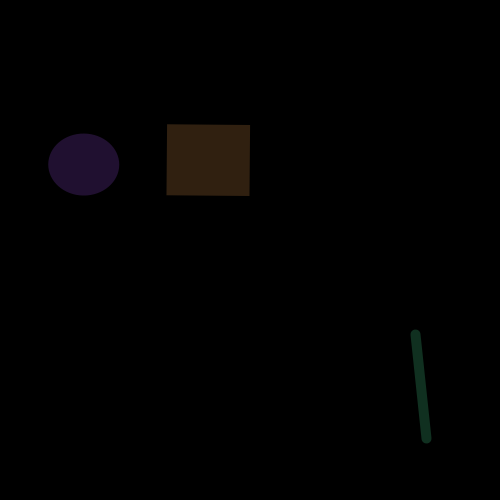
Frame 1 (no input)
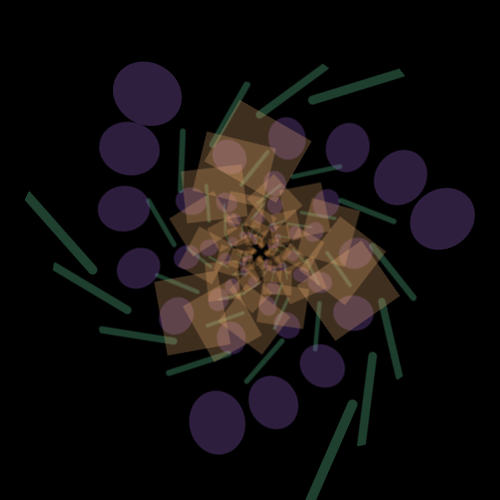
Frame 60 (the mouse pressed at the canvas centre just before this capture)
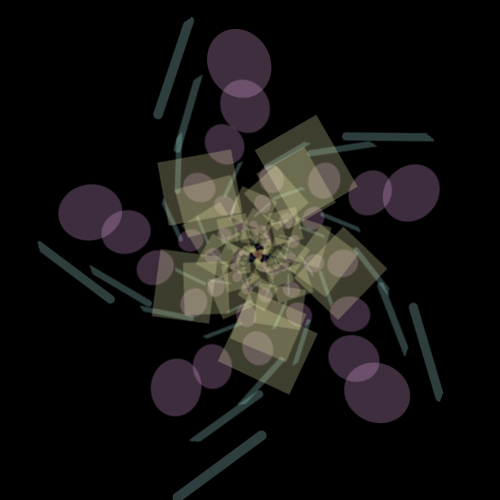
Frame 120 (the mouse held since frame 60 and released just before this capture)

The Processing sketch that drew these frames (run headless with seeded random() and noise(); from frame 60 on, the mouse is pressed at the canvas centre):

// Processing sketch: processing_154475
// ── processing_154475.pde

/* Doctor Who / Recursion Emulator
   A simple feedback technique based on taking a copy of the
   current screen and feeding it back slightly rotated and
   scaled down */ 

boolean copyMade;
PImage lastImage;  // Delayed copy of the current screen
float liRotate = 2;  // Rotation between copies
float liScale = 0.95;  // Scaling between copies

void setup() {
  size(500, 500);
  lastImage = createImage(500, 500, RGB);
  copyMade = false;
}

void draw() {
  background(0);

  // Make sure "real" objects move between frames
  translate(width/2, height/2);
  rotate(radians(frameCount*0.5));
  translate(-width/2, -height/2);

  // Draw copy if present
  if (copyMade) {
    pushMatrix();
    
    translate(width/2, height/2);
    rotate(degrees(liRotate));
    translate(-width/2, -height/2);
    scale(liScale, liScale);
    
    image(lastImage, 0, 0);

    popMatrix();
  }

  // Draw "real" objects
  noStroke();
  fill(191 + (frameCount % 62), 127 + (frameCount % 128), 63 + (frameCount % 192), 64);
  rect(width/3, height/4, width/6, height/7);
  fill(127 + (frameCount % 128), 63 + (frameCount % 192), 191 + (frameCount % 62), 64);
  ellipse(width/6, height/3, width/7, height/8);

  noFill();
  stroke(63 + (frameCount % 192), 191 + (frameCount % 62), 127 + (frameCount % 128), 64);
  strokeWeight(10);
  line(5*width/6, 2*height/3, 6*width/7, 7*height/8);
  strokeWeight(1);

  // Copy current screen
  loadPixels();
  for (int i=0; i<width*height; i++) {
    lastImage.pixels[i] = pixels[i];
  }
  lastImage.updatePixels();
  copyMade = true;
}

void keyPressed() {
  if (keyCode == LEFT) {
    liRotate = constrain(liRotate-0.01, -5, 5);
  }
  if (keyCode == RIGHT) {
    liRotate = constrain(liRotate+0.01, -5, 5);
  }
  if (keyCode == UP) {
    liScale = constrain(liScale+0.01, 0.1, 2);
  }
  if (keyCode == DOWN) {
    liScale = constrain(liScale-0.01, 0.1, 2);
  }
}
